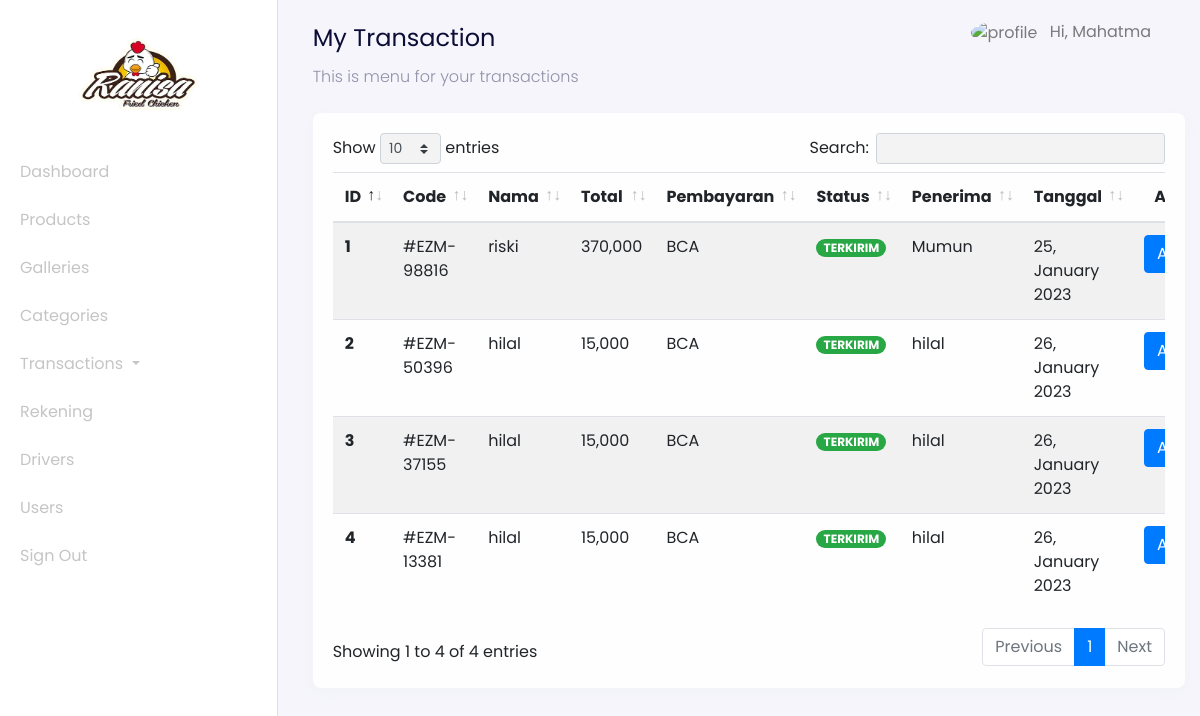
The page /admin?page=transactions-sent (signed in) on the database its author committed.
### tables this page shows
CREATE TABLE `users` (
  `id_user` int(11) NOT NULL,
  `name` varchar(255) NOT NULL,
  `email` varchar(255) NOT NULL,
  `password` varchar(255) NOT NULL,
  `address` text DEFAULT NULL,
  `phone_number` varchar(255) NOT NULL,
  `postal_code` varchar(191) NOT NULL,
  `roles` varchar(255) NOT NULL
);

CREATE TABLE `transactions` (
  `id_transaction` int(11) NOT NULL,
  `user_id` int(11) NOT NULL,
  `total_price` int(11) NOT NULL,
  `city` varchar(255) NOT NULL,
  `rekening_id` int(11) NOT NULL,
  `transaction_status` varchar(255) NOT NULL,
  `weight_total` int(11) NOT NULL,
  `delivered` int(11) NOT NULL,
  `photo_transaction` varchar(255) NOT NULL,
  `code` varchar(255) NOT NULL,
  `receiver` varchar(255) NOT NULL,
  `time_arrived` timestamp NULL DEFAULT NULL,
  `created_at` timestamp NOT NULL DEFAULT current_timestamp()
);

CREATE TABLE `rekening_numbers` (
  `id_rekening` int(11) NOT NULL,
  `bank_name` varchar(255) NOT NULL,
  `number` varchar(255) NOT NULL,
  `rekening_name` varchar(255) NOT NULL
);

### config/config.php (called while the page is built, shortened)
<?php
$host = 'localhost';
$user = 'root';
$password = '';
$dbname = 'daging_online';
$conn = mysqli_connect($host, $user, $password, $dbname);
function query($query)
{
    global $conn;
    $result = mysqli_query($conn, $query);
    $rows = [];
    while ($row = mysqli_fetch_assoc($result)) {
        $rows[] = $row;
    }
    return $rows;
}

### admin/transaction/dashboard-transactions-sent.php (the view, shortened to what this page needs)
<nav
  class="navbar navbar-expand-lg navbar-light navbar-store fixed-top"
  data-aos="fade-down"
>
  <div class="container-fluid">
    <div class="collpase navbar-collapse" id="navbarResponsive">
      <ul class="navbar-nav d-none d-lg-flex ml-auto">
        <li class="nav-item dropdown">
          <a
            href="#"
            class="nav-link"
            id="navbarDropdown"
            role="button"
            data-toggle="dropdown"
          >
          <img
              src="../assets/images/person-circle.svg"
              alt="profile"
              height="40px"
              class="rounded-circle mr-2 profile-picture"
            />
            <?php
              $id_user = $_SESSION['user'];
              $user = query("SELECT * FROM users WHERE id_user = $id_user")[0];
            ?>
            Hi, <?= $user["name"]; ?>
          </a>
        </li>
      </ul>
    </div>
  </div>
</nav>
<div class="section-content section-dashboard-home" data-aos="fade-up">
  <div class="container-fluid">
    <div class="dashboard-heading">
      <h2 class="dashboard-title">My Transaction</h2>
      <p class="dashboard-subtitle">This is menu for your transactions</p>
    </div>
    <div class="dashboard-content">
      <div class="row mt-4">
        <div class="col-12">
          <div class="card">
            <div class="card-body">
              <div class="row">
                <div class="col-12">
                  <div class="table-responsive">
                    <table class="table table-striped table-hover" id="table">
                      <thead>
                        <tr>
                          <th scope="col">ID</th>
                          <th scope="col">Code</th>
                          <th scope="col">Nama</th>
                          <th scope="col">Total</th>
                          <th scope="col">Pembayaran</th>
                          <th scope="col">Status</th>
                          <th scope="col">Penerima</th>
                          <th scope="col">Tanggal</th>
                          <th scope="col" class="text-center">Aksi</th>
                        </tr>
                      </thead>
                      <tbody>
                        <?php
                          $no = 1;
                          $query = "SELECT * FROM transactions INNER JOIN users ON transactions.user_id = users.id_user INNER JOIN rekening_numbers ON transactions.rekening_id = rekening_numbers.id_rekening WHERE transaction_status = 'TERKIRIM'";
                          $transactions = query($query);
                        ?>
                        <?php foreach ($transactions as $transaction) : ?>
                          <tr>
                            <th scope="row"><?= $no; ?></th>
                            <td>#<?= $transaction["code"]; ?></td>
                            <td><?= $transaction["name"]; ?></td>
                            <td><?= number_format($transaction["total_price"]); ?></td>
                            <td><?= $transaction["bank_name"]; ?></td>
                            <td>
                              <?php if ($transaction["transaction_status"] == "BELUM KONFIRMASI") : ?>
                                <span class="badge badge-pill badge-danger"><?= $transaction["transaction_status"]; ?></span>
                              <?php elseif($transaction["transaction_status"] == "TERKONFIRMASI"): ?>
                              <span class="badge badge-pill badge-warning"><?= $transaction["transaction_status"]; ?></span>
                              <?php elseif($transaction["transaction_status"] == "PICKUP") : ?>
                                <span class="badge badge-pill badge-primary"><?= $transaction["transaction_status"]; ?></span>
                              <?php else: ?>
                                <span class="badge badge-pill badge-success"><?= $transaction["transaction_status"]; ?></span>
                              <?php endif; ?>
                            </td>
                            <?php if (isset($transaction["receiver"])) : ?>
                              <td><?= $transaction["receiver"] ? $transaction['receiver'] : 'Belum Diterima'; ?></td>
                            <?php endif;?>
                            <?php
                              $tanggal = $transaction["created_at"];
                            ?>
                            <td><?= date('d, F Y', strtotime($tanggal)); ?></td>
                            <td style="width: 17%; text-align: center;">
                              <div class="dropdown">
                                <button class="btn btn-primary dropdown-toggle" type="button" id="dropdownMenuButton" data-toggle="dropdown" aria-haspopup="true" aria-expanded="false">
                                  Aksi
                                </button>
                              </div>
                            </td>
                          </tr>
                          <?php $no++ ?>
                        <?php endforeach;?>
                      </tbody>
                    </table>
                  </div>
                </div>
              </div>
            </div>
          </div>
        </div>
      </div>
    </div>
  </div>
</div>

### rows shown on the page
users: name "Mahatma"
transactions: code "EZM-98816", user.name "riski", total_price "370,000", rekening_numbers.bank_name "BCA", transaction_status "TERKIRIM", receiver "Mumun", created_at "25, January 2023"
transactions: code "EZM-50396", user.name "hilal", total_price "15,000", rekening_numbers.bank_name "BCA", transaction_status "TERKIRIM", receiver "hilal", created_at "26, January 2023"
transactions: code "EZM-37155", user.name "hilal", total_price "15,000", rekening_numbers.bank_name "BCA", transaction_status "TERKIRIM", receiver "hilal", created_at "26, January 2023"
transactions: code "EZM-13381", user.name "hilal", total_price "15,000", rekening_numbers.bank_name "BCA", transaction_status "TERKIRIM", receiver "hilal", created_at "26, January 2023"
